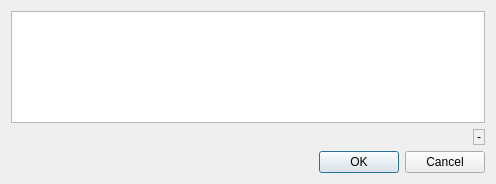
<?xml version="1.0" encoding="UTF-8"?>
<ui version="4.0">
 <class>DlgTweet</class>
 <widget class="QDialog" name="DlgTweet">
  <property name="geometry">
   <rect>
    <x>0</x>
    <y>0</y>
    <width>496</width>
    <height>184</height>
   </rect>
  </property>
  <property name="windowTitle">
   <string>Tweet</string>
  </property>
  <layout class="QVBoxLayout" name="verticalLayout">
   <item>
    <widget class="QPlainTextEdit" name="tweetText"/>
   </item>
   <item alignment="Qt::AlignRight">
    <widget class="QLabel" name="txtCount">
     <property name="sizePolicy">
      <sizepolicy hsizetype="Fixed" vsizetype="Fixed">
       <horstretch>0</horstretch>
       <verstretch>0</verstretch>
      </sizepolicy>
     </property>
     <property name="maximumSize">
      <size>
       <width>32</width>
       <height>24</height>
      </size>
     </property>
     <property name="layoutDirection">
      <enum>Qt::LeftToRight</enum>
     </property>
     <property name="autoFillBackground">
      <bool>false</bool>
     </property>
     <property name="styleSheet">
      <string notr="true"/>
     </property>
     <property name="frameShape">
      <enum>QFrame::StyledPanel</enum>
     </property>
     <property name="frameShadow">
      <enum>QFrame::Plain</enum>
     </property>
     <property name="text">
      <string>-</string>
     </property>
     <property name="alignment">
      <set>Qt::AlignLeading|Qt::AlignLeft|Qt::AlignVCenter</set>
     </property>
    </widget>
   </item>
   <item alignment="Qt::AlignRight">
    <widget class="QDialogButtonBox" name="buttonBox">
     <property name="sizePolicy">
      <sizepolicy hsizetype="Fixed" vsizetype="Fixed">
       <horstretch>0</horstretch>
       <verstretch>0</verstretch>
      </sizepolicy>
     </property>
     <property name="maximumSize">
      <size>
       <width>16777215</width>
       <height>24</height>
      </size>
     </property>
     <property name="orientation">
      <enum>Qt::Horizontal</enum>
     </property>
     <property name="standardButtons">
      <set>QDialogButtonBox::Cancel|QDialogButtonBox::Ok</set>
     </property>
    </widget>
   </item>
  </layout>
 </widget>
 <resources/>
 <connections>
  <connection>
   <sender>buttonBox</sender>
   <signal>accepted()</signal>
   <receiver>DlgTweet</receiver>
   <slot>accept()</slot>
   <hints>
    <hint type="sourcelabel">
     <x>248</x>
     <y>254</y>
    </hint>
    <hint type="destinationlabel">
     <x>157</x>
     <y>274</y>
    </hint>
   </hints>
  </connection>
  <connection>
   <sender>buttonBox</sender>
   <signal>rejected()</signal>
   <receiver>DlgTweet</receiver>
   <slot>reject()</slot>
   <hints>
    <hint type="sourcelabel">
     <x>316</x>
     <y>260</y>
    </hint>
    <hint type="destinationlabel">
     <x>286</x>
     <y>274</y>
    </hint>
   </hints>
  </connection>
 </connections>
</ui>
